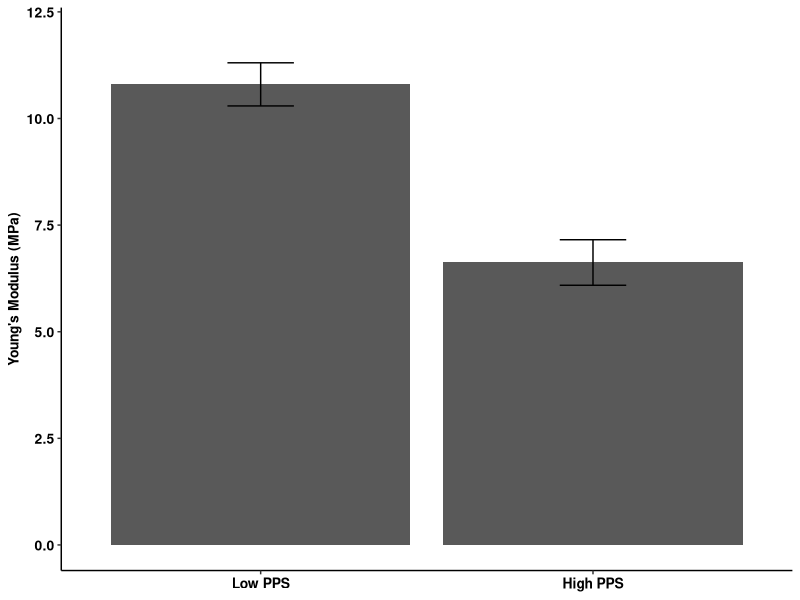
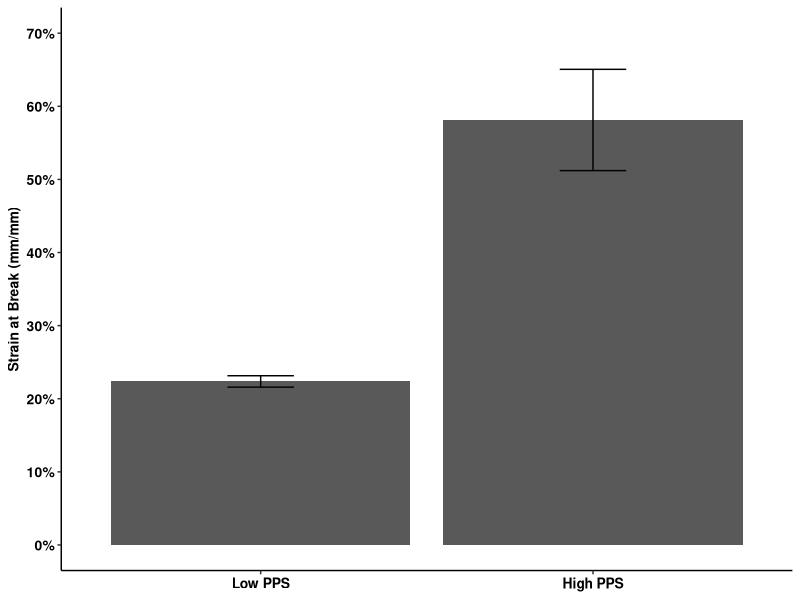
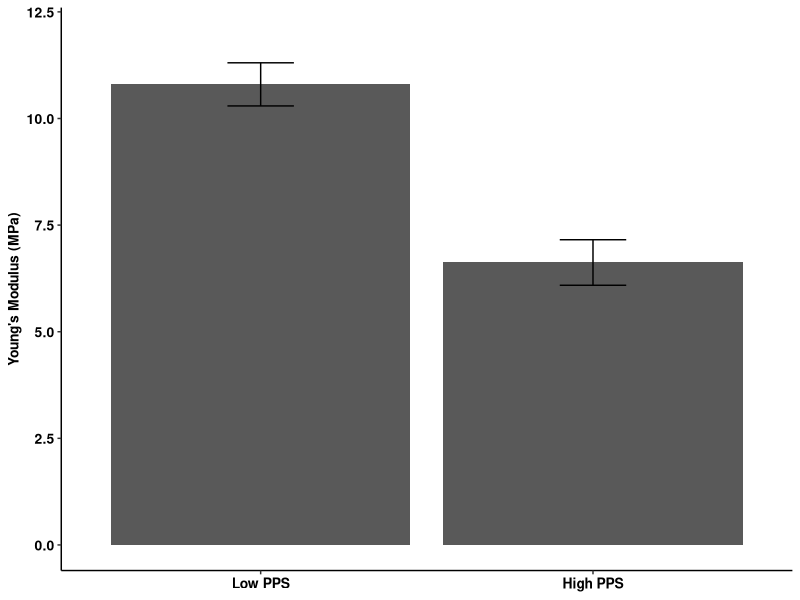
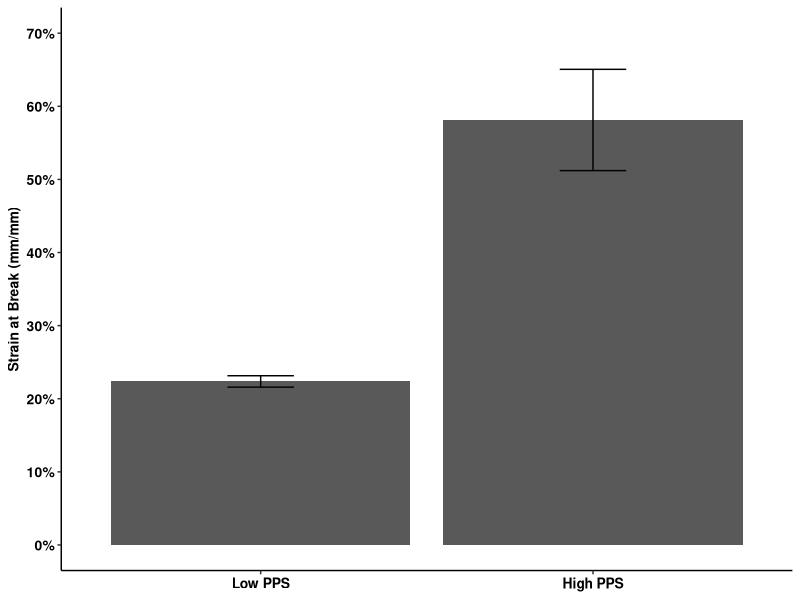

Here is the R script that generated these plots, in order:
install.packages("data.table")
library(ggplot2)
library(scales)
library(svglite)
library(data.table)
data = read.csv("data.csv")
setDT(data)
str(data)
dataMelt = melt(data, id.vars = "Sample")
dataMelt_agg = dataMelt[, .(mean = mean(value), se = sd(value)/.N), by = .(Sample, variable)]
data_young = dataMelt_agg[(1:2),]
data_strain = dataMelt_agg[(3:4),]
data
ggplot(data_young, aes(x = Sample, y = mean)) +
  geom_bar(stat = "identity", position = "dodge") +
  geom_errorbar(aes(ymax = mean + 1.96*se, 
                    ymin = mean - 1.96*se,
                    width = 0.2),
                position = position_dodge(0.9)) +
  labs(y = "Young's Modulus (MPa)") +
  scale_x_discrete(labels=c("Low PPS", "High PPS")) +
  scale_y_continuous(limits = c(0,12), n.breaks = 5) +
  theme_classic() +
  theme(
    axis.text.x = element_text(size=10, color = "black", face = "bold"),
    axis.text.y = element_text(size=10, color = "black", face = "bold"),
    axis.title.x = element_blank(),
    axis.title.y = element_text(size=10, color = "black", face = "bold"),
    legend.title = element_text(size=10, color = "black", face = "bold"),
    legend.text = element_text(size=10, color = "black", face = "bold"),
    legend.position = "none")
ggsave("young.svg", width = 80, height = 75, units = "mm")

ggplot(data_strain, aes(x = Sample, y = mean)) +
  geom_bar(stat = "identity", position = "dodge") +
  geom_errorbar(aes(ymax = mean + 1.96*se, 
                    ymin = mean - 1.96*se,
                    width = 0.2),
                position = position_dodge(0.9)) +
  labs(y = "Strain at Break (mm/mm)") +
  scale_x_discrete(labels=c("Low PPS", "High PPS")) +
  scale_y_continuous(limits = c(0,0.70), n.breaks = 10, labels = scales::percent) +
  theme_classic() +
  theme(
    axis.text.x = element_text(size=10, color = "black", face = "bold"),
    axis.text.y = element_text(size=10, color = "black", face = "bold"),
    axis.title.x = element_blank(),
    axis.title.y = element_text(size=10, color = "black", face = "bold"),
    legend.title = element_text(size=10, color = "black", face = "bold"),
    legend.text = element_text(size=10, color = "black", face = "bold"),
    legend.position = "none")
ggsave("strain.svg", width = 80, height = 75, units = "mm")
